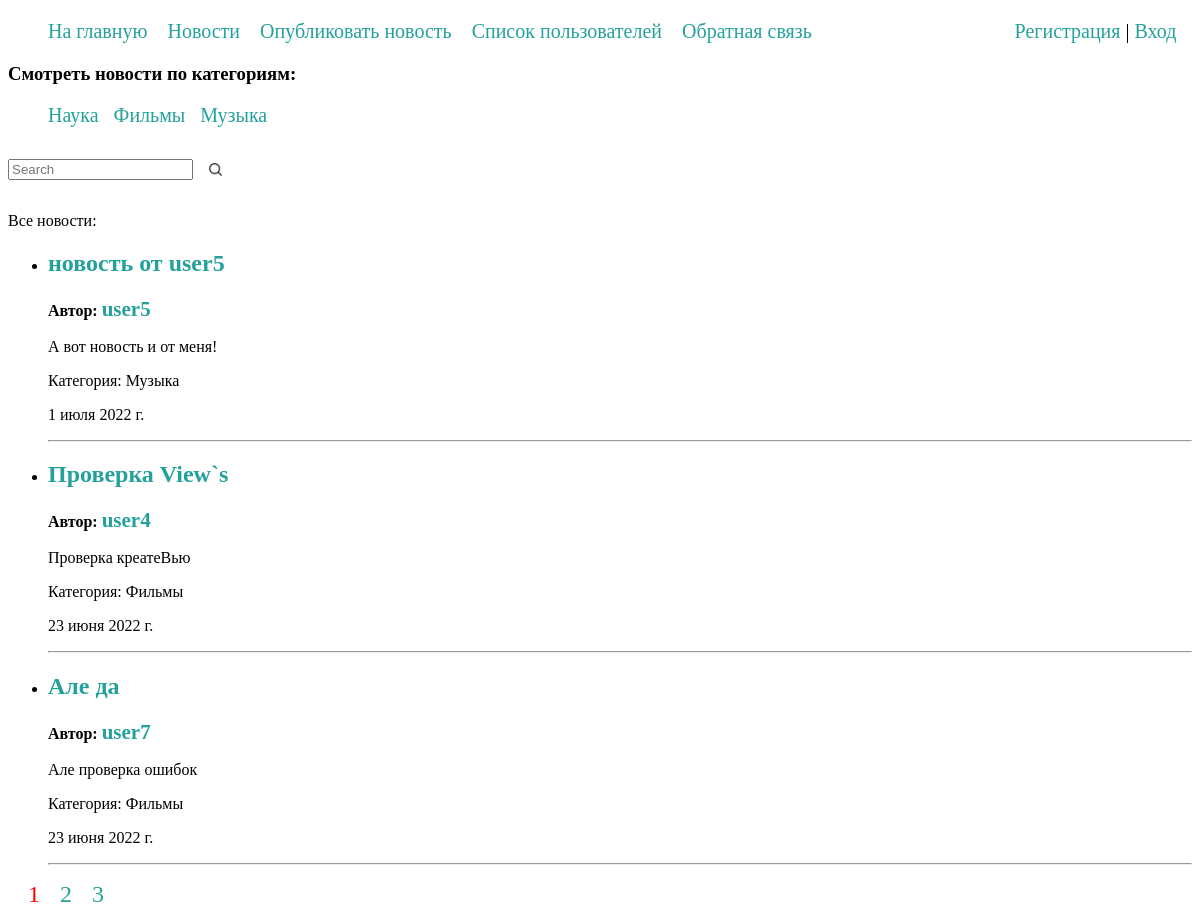
Before: /news/ with the older database file.
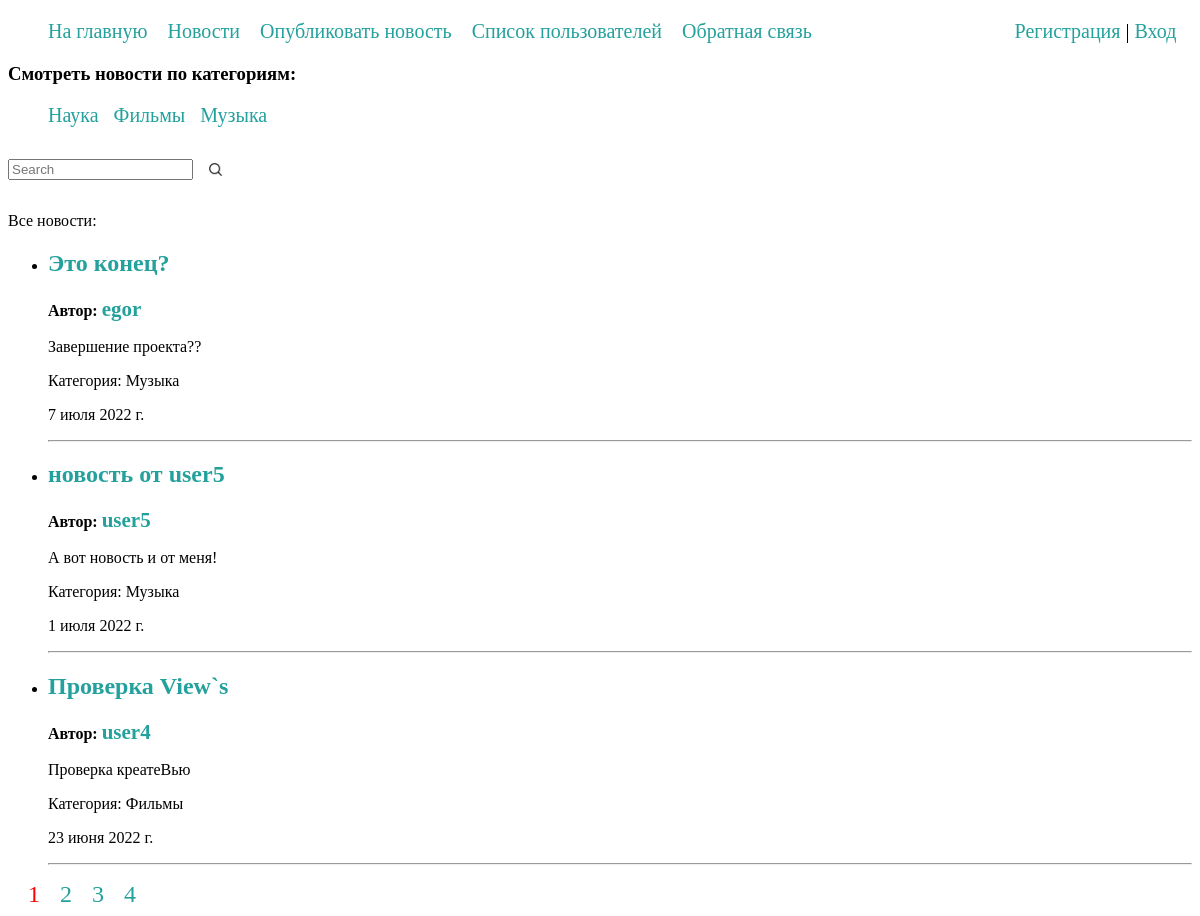
After: the same page with the newer database file.
### news/models.py (models this page shows, shortened)
class Category(models.Model):
    name = models.CharField(max_length=100, db_index=True, verbose_name='Категория')
    slug = models.SlugField(max_length=255, db_index=True, unique=True, verbose_name='URL')
    def __str__(self):
        return self.name
    def get_absolute_url(self):
        return reverse('category', kwargs={'cat_slug': self.slug})
    class Meta:
        verbose_name = 'Категории'
        verbose_name_plural = 'Категории'
        ordering = ['id']

class News(models.Model):
    title = models.CharField(max_length=255, verbose_name='Заголовок')
    content = models.TextField(blank=False, verbose_name='Текст новости')
    time_created = models.DateTimeField(auto_now_add=True)
    cat = models.ForeignKey('Category', on_delete=models.CASCADE, null=True, verbose_name='Категория')
    author = models.ForeignKey(User, on_delete=models.CASCADE, null=True, verbose_name='Автор')
    def get_absolute_url(self):
        return reverse('newsById', kwargs={'news_id': self.pk})
    class Meta:
        verbose_name = 'Новости'
        verbose_name_plural = 'Новости'
        ordering = ['-time_created', 'title']

### news/views.py (the view)
# urls.py: path('news/', AllNews.as_view(), name='news'),
class AllNews(DataMixin, ListView):
    model = News
    template_name = "news/news.html"
    context_object_name = 'posts'
    paginate_by = 3
    def get_context_data(self, *,object_list=None, **kwargs):
        context = super().get_context_data(**kwargs)
        context['form'] = SearchNews()
        mix_def = self.get_user_context(title='Новости')
        return dict(list(context.items()) + list(mix_def.items()))
    def get_queryset(self):
        return News.objects.select_related('cat', 'author', 'author__profile').all()

### news/forms.py
class SearchNews(forms.Form):
    searchBy = forms.CharField(max_length=150, label="", help_text="",
                               widget=forms.TextInput(attrs={'placeholder': 'Search'}))

### news/models.py (called while the page is built)
    def get_absolute_url(self):
        return reverse('profile', kwargs={'profile_id': self.pk})

### news/utils.py (called while the page is built)
    def get_user_context(self, **kwargs):
        context = kwargs
        cats = Category.objects.all()
        context['menu'] = menu
        context['cats'] = cats
        return context

### news/templates/news/news.html (shortened to what this page needs)
{% extends 'news/base.html' %}
{% load static %}
{% block content %}
<h3>Смотреть новости по категориям:</h3>
<div class="divcat">
<ul class="cati">
{% for c in cats %}
     <li>
         <a href="{{ c.get_absolute_url }}">{{c.name}}</a>
     </li>
{% endfor %}
</ul>
</div>
    <form action="searchBy?page=1" method="post" class="forSearch">
        {% for f in form %}
            <p class="formfield"><label for="{{ f.id_for_label }}">{{ f.label }} </label>{{ f }}</p>
        {% endfor %}
        <input type="image" class="searchBtn" src="{% static 'news/img/search.png' %}" border="0" alt="Submit" />
    </form>
<p>Все новости:</p>
<ul>
{% for p in posts %}
    <li>
        <h2><a href="{{ p.get_absolute_url }}">{{p.title}}</a></h2>
        <p><b>Автор: <a style="font-size: 21px;" href="{{ p.author.profile.get_absolute_url }}">{{ p.author.username }}</a></b></p>
        <p>{{p.content}}</p>
        <p>Категория: {{p.cat}}</p>
        <P>{{p.time_created|date:""}}</P>
    </li>
    <hr>
{% endfor %}
</ul>
{% if page_obj.has_other_pages %}
<nav class="paginate">
    <ul class="forPaginate">
        <li>
            {% if page_obj.number == 1 %}
            <a href="?page=1" style="color: red;">1</a>
            {% else %}
            <a href="?page=1">1</a>
            {% endif %}
        </li>
        {% for p in paginator.page_range %}
            {% if p != 1 and p != page_obj.paginator.num_pages %}
                {% if p >= page_obj.number|add:-2 and p <= page_obj.number|add:2 %}
                    <li>
                        {% if page_obj.number == p %}
                            <a href="?page={{ p }}" style="color: red;">{{ p }}</a>
                        {% else %}
                            <a href="?page={{ p }}">{{ p }}</a>
                        {% endif %}
                    </li>
                 {% elif p == 2 or p == paginator.num_pages|add:-1 %}
                    <li>
                       <a href="#" style="color: black;">...</a>
                    </li>
                {% endif %}
            {% endif %}
        {% endfor %}
        <li>
            {% if page_obj.number == page_obj.paginator.num_pages %}
            <a href="?page={{ page_obj.paginator.num_pages }}" style="color: red;">{{ page_obj.paginator.num_pages }}</a>
            {% else %}
            <a href="?page={{ page_obj.paginator.num_pages }}">{{ page_obj.paginator.num_pages }}</a>
            {% endif %}
        </li>
    </ul>
</nav>
{% endif %}
{% endblock %}

Changed rows visible on the page:
no longer on this page (row unchanged): News: title "Але да", author.username "user7", content "Але проверка ошибок", cat "Фильмы", time_created "23 июня 2022 г."
added News: title "Это конец?", author.username "egor", content "Завершение проекта??", cat "Музыка", time_created "7 июля 2022 г."
Other visible differences:
{{ page_obj.paginator.num_pages }}: "3" → "4"
new list line: "3"
